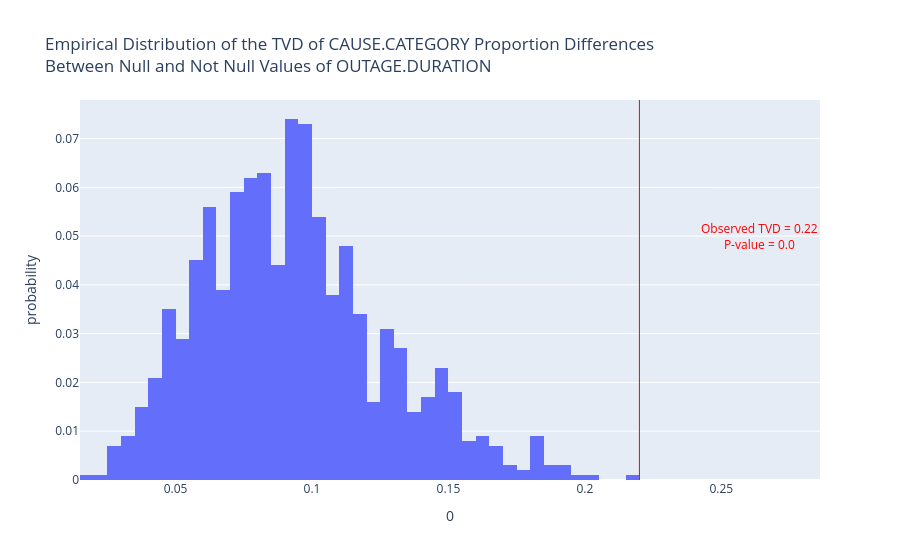

Notebook source saved alongside this figure:
### Code cell
observed_statistic, permuted_vals = perform_missingness_permutation_test(data, 'CAUSE.CATEGORY', 'OUTAGE.DURATION', n_repetitions=1000)
p_value = calculate_p_value(observed_statistic, permuted_vals)
print(f'P-value: {p_value}')
fig = plot_permutation_test_distribution(permuted_vals, observed_statistic, 'CAUSE.CATEGORY', 'OUTAGE.DURATION', p_value=p_value)
fig.show()

### Figure 1 — Plotly figure (JSON) as saved in the notebook; plotly's stock layout.template omitted (floating-point values rounded to 4 significant figures; data arrays with more than 128 entries replaced by an {"elided": "..."} marker saying what was removed)
{"data": [{"bingroup": "x", "histnorm": "probability", "hovertemplate": "0=%{x}<br>probability=%{y}<extra></extra>", "legendgroup": "", "marker": {"color": "#636efa", "pattern": {"shape": ""}}, "name": "", "nbinsx": 50, "orientation": "v", "showlegend": false, "type": "histogram", "x": {"elided": "1000 float values"}, "xaxis": "x", "yaxis": "y"}], "layout": {"annotations": [{"showarrow": false, "text": "<span style=\"color:red\">Observed TVD = 0.22</span><br><span style=\"color:red\">P-value = 0.0</span>", "x": 0.264, "y": 0.05}], "barmode": "relative", "legend": {"tracegroupgap": 0}, "shapes": [{"line": {"color": "red", "width": 1}, "opacity": 1, "type": "line", "x0": 0.22, "x1": 0.22, "xref": "x", "y0": 0, "y1": 1, "yref": "y domain"}], "title": {"text": "Empirical Distribution of the TVD of CAUSE.CATEGORY Proportion Differences<br>Between Null and Not Null Values of OUTAGE.DURATION"}, "xaxis": {"anchor": "y", "domain": [0, 1], "title": {"text": "0"}}, "yaxis": {"anchor": "x", "domain": [0, 1], "title": {"text": "probability"}}}}
